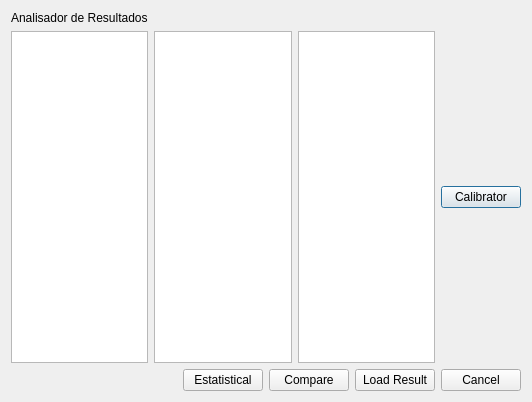
<?xml version="1.0" encoding="UTF-8"?>
<ui version="4.0">
 <class>OpenModel</class>
 <widget class="QDialog" name="OpenModel">
  <property name="windowModality">
   <enum>Qt::NonModal</enum>
  </property>
  <property name="geometry">
   <rect>
    <x>0</x>
    <y>0</y>
    <width>532</width>
    <height>402</height>
   </rect>
  </property>
  <property name="minimumSize">
   <size>
    <width>532</width>
    <height>402</height>
   </size>
  </property>
  <property name="maximumSize">
   <size>
    <width>532</width>
    <height>402</height>
   </size>
  </property>
  <property name="windowTitle">
   <string>Open Model</string>
  </property>
  <property name="windowIcon">
   <iconset>
    <normaloff>Resources/logo.png</normaloff>Resources/logo.png</iconset>
  </property>
  <property name="modal">
   <bool>true</bool>
  </property>
  <layout class="QVBoxLayout" name="verticalLayout">
   <item>
    <widget class="QLabel" name="label">
     <property name="text">
      <string>&lt;html&gt;&lt;head/&gt;&lt;body&gt;&lt;p&gt;Analisador de Resultados&lt;/p&gt;&lt;/body&gt;&lt;/html&gt;</string>
     </property>
    </widget>
   </item>
   <item>
    <layout class="QHBoxLayout" name="horizontalLayout_3"/>
   </item>
   <item>
    <layout class="QHBoxLayout" name="horizontalLayout_2">
     <item>
      <widget class="QListView" name="listView"/>
     </item>
     <item>
      <widget class="QColumnView" name="columnView"/>
     </item>
     <item>
      <widget class="QColumnView" name="columnView_2"/>
     </item>
     <item>
      <widget class="QPushButton" name="pushButton_3">
       <property name="text">
        <string>Calibrator</string>
       </property>
      </widget>
     </item>
     <item>
      <layout class="QVBoxLayout" name="verticalLayout_2"/>
     </item>
    </layout>
   </item>
   <item>
    <layout class="QHBoxLayout" name="horizontalLayout">
     <item>
      <spacer name="horizontalSpacer">
       <property name="orientation">
        <enum>Qt::Horizontal</enum>
       </property>
       <property name="sizeHint" stdset="0">
        <size>
         <width>40</width>
         <height>20</height>
        </size>
       </property>
      </spacer>
     </item>
     <item>
      <widget class="QPushButton" name="pushButton_2">
       <property name="text">
        <string>Estatistical</string>
       </property>
      </widget>
     </item>
     <item>
      <widget class="QPushButton" name="pushButton">
       <property name="text">
        <string>Compare</string>
       </property>
      </widget>
     </item>
     <item>
      <widget class="QPushButton" name="ok">
       <property name="text">
        <string>Load Result</string>
       </property>
      </widget>
     </item>
     <item>
      <widget class="QPushButton" name="cancel">
       <property name="text">
        <string>Cancel</string>
       </property>
      </widget>
     </item>
    </layout>
   </item>
  </layout>
 </widget>
 <resources/>
 <connections/>
</ui>
